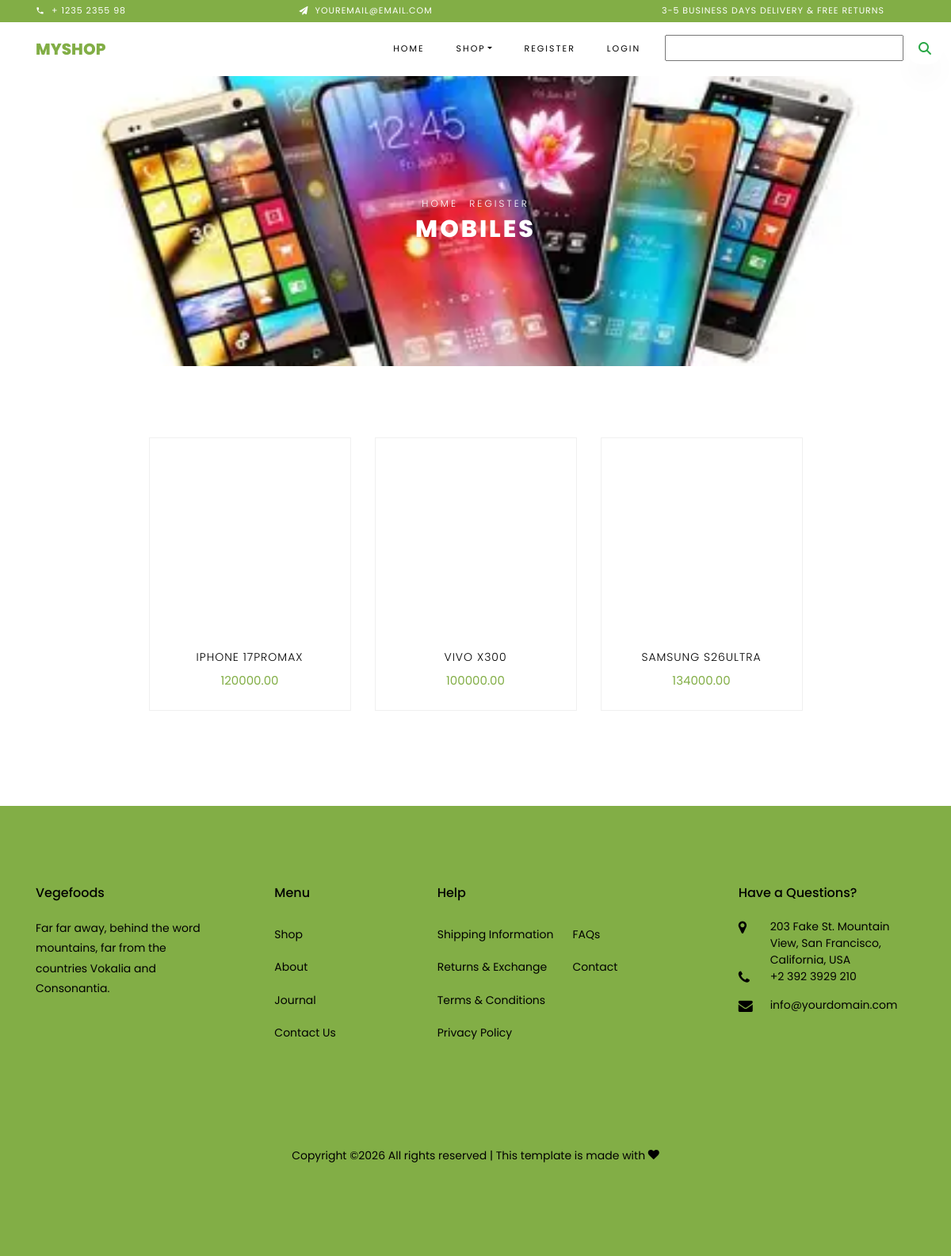
The app's page /product/3 with its own data.
### shop/models.py (models this page shows, shortened)
class Category(models.Model):
    name = models.CharField(max_length=100)
    deccription = models.TextField()
    image = models.ImageField(upload_to ='category')

class Product(models.Model):
    name =models.CharField(max_length=100)
    description =models.TextField()
    image= models.ImageField(upload_to='products')
    stock = models.IntegerField()
    price = models.DecimalField(max_digits=10, decimal_places=2)
    available =models.BooleanField(default=True)
    category=models.ForeignKey(Category,on_delete = models.CASCADE,related_name='products')
    created_at = models.DateTimeField(auto_now_add=True)
    updated_at = models.DateTimeField(auto_now=True)

### shop/views.py (the view)
# urls.py: path('product/<int:i>', views.Products.as_view(), name='product'),
class Products(View):
    def get(self, request,i):
        p = Category.objects.get(id=i)
        context={'category':p}
        return render(request, 'product.html',context)

### cart/context_processors.py (called while the page is built)
def cart_items(request):
    u=request.user
    total=0
    try:
     c=Cart.objects.filter(user=u)
     for i in c:
         total=total+i.quantity
    except:
          total=0
    return {'count':total}

### shop/context_processors.py (called while the page is built)
def menu_links(request):
    c = Category.objects.all()
    return {'link':c}

### templates/product.html (shortened to what this page needs)
{% extends 'base.html' %}
{% load static %}
{%block header %}
<div class="hero-wrap hero-bread" style="background-image: url({{category.image.url}});"
     xmlns="http://www.w3.org/1999/html">
      <div class="container">
        <div class="row no-gutters slider-text align-items-center justify-content-center">
          <div class="col-md-9 ftco-animate text-center">
          	<p class="breadcrumbs"><span class="mr-2"><a href="index.html">Home</a></span> <span>Register</span></p>
            <h1 class="mb-0 bread">{{category.name}}</h1>
          </div>
        </div>
      </div>
    </div>
{% endblock %}
{% block content %}
	 <section class="ftco-section">
    	<div class="container">
            <div class="row justify-content-center">
                {% for i in category.products.all %}
                <div class="col-md-6 col-lg-3 ftco-animate">
    				<div class="product">
    					<a href="#" class="img-prod"><img height="250px" width="100%" src="{{i.image.url}}" height="250ppx" width="250px"  alt="Colorlib Template">
    					</a>
    					<div class="text py-3 pb-4 px-3 text-center">
    						<h3><a href="{% url 'shop:productdetails' i.id %}">{{i.name}}</a></h3>
    						<div class="d-flex">
    							<div class="pricing">
		    						<p class="price"><span>{{i.price}}</span></p>
		    					</div>
	    					</div>
    					</div>
                    </div>
    				</div>
                 {% endfor %}
    			</div>
            </div>
        </section>
{% endblock %}

### records on screen
Category: image (picture), name "MOBILES"
Product: name "IPHONE 17PROMAX", price "120000.00"
Product: name "VIVO X300", price "100000.00"
Product: name "SAMSUNG S26ULTRA", price "134000.00"
